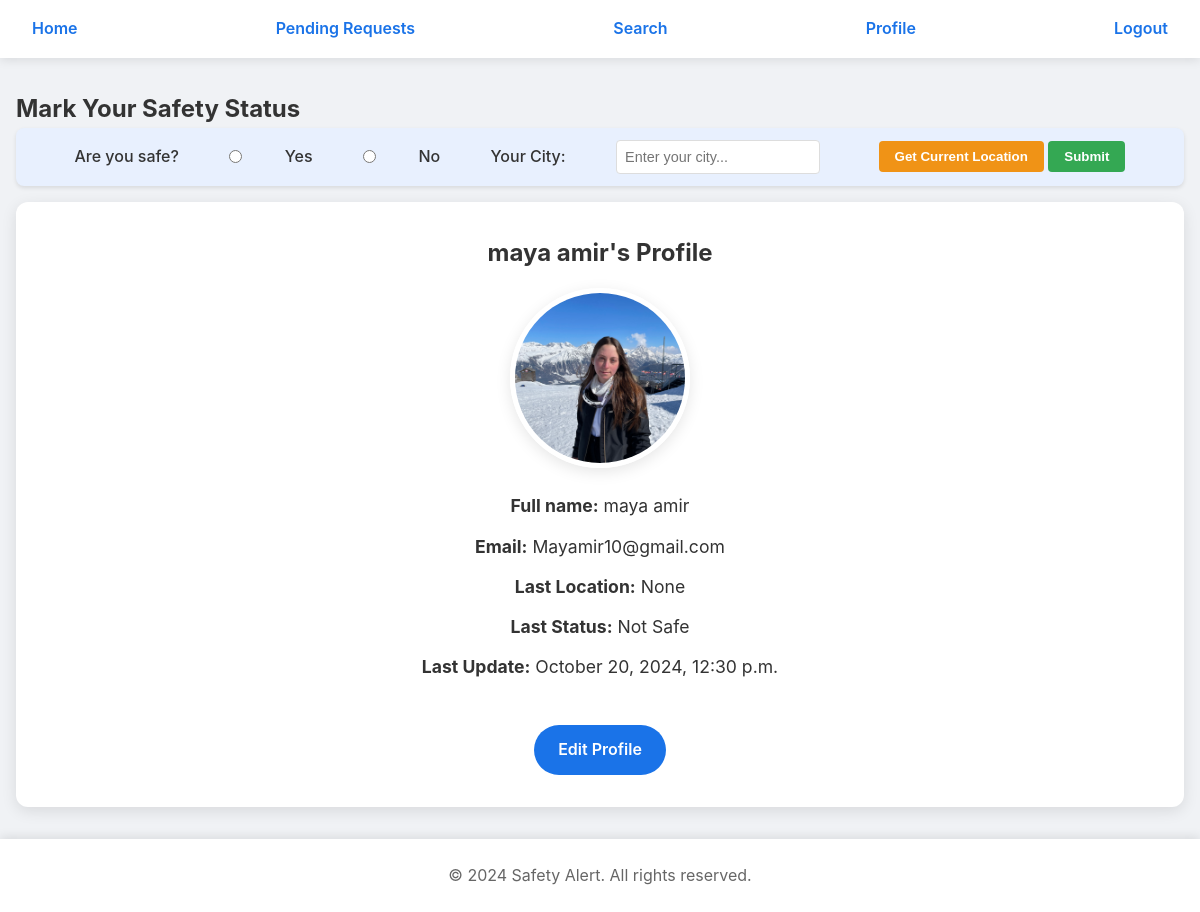
Page /profile/ (signed in) on the earlier database version.
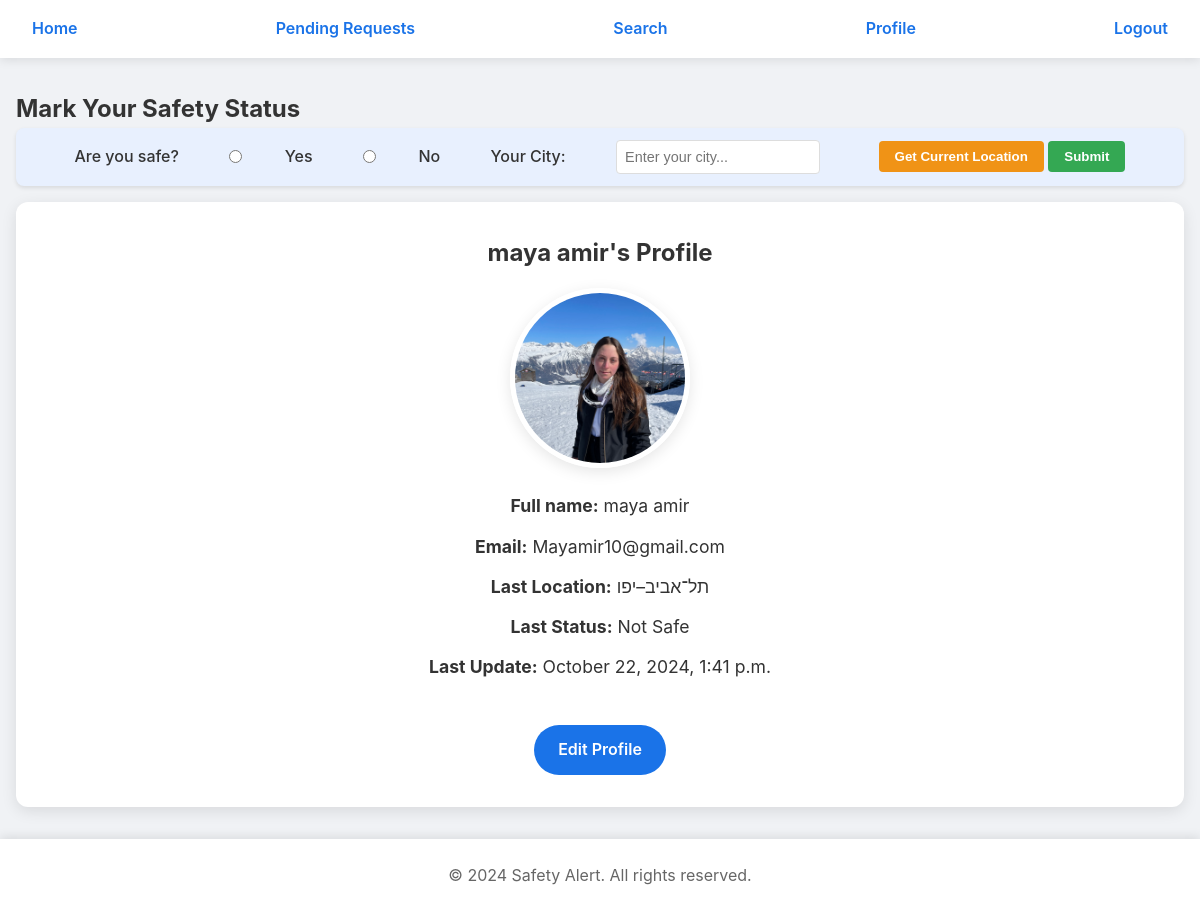
Same page on the later database version.
### safety_alert/models.py (models this page shows, shortened)
class Profile(models.Model):
    user = models.OneToOneField(User, on_delete=models.CASCADE, related_name='profile')
    first_name = models.CharField(max_length=30, blank=True, null=True)
    last_name = models.CharField(max_length=30, blank=True, null=True)
    profile_image = models.ImageField(upload_to='profile_images/', blank=True, null=True)  # Profile image field

class SafetyAlert(models.Model):
    user = models.ForeignKey(User, on_delete=models.CASCADE, related_name='safety_alerts')
    status = models.BooleanField(default=False)  # Indicates if the user is safe
    user_location = models.CharField(max_length=255, blank=True, null=True)
    location = models.CharField(max_length=255, blank=True, null=True)  # User's location information
    latitude = models.FloatField(blank=True, null=True, default=0)
    longitude = models.FloatField(blank=True, null=True, default=0)
    city = models.CharField(max_length=100, blank=True, null=True)  # City name
    last_updated = models.DateTimeField(auto_now=True)  # Automatically updates to current time on save

### safety_alert/views.py (the view)
# urls.py: path('profile/', views.profile_view, name='profile'),
@login_required
def profile_view(request):
    latest_alert = SafetyAlert.objects.filter(user=request.user).order_by('-last_updated').first()
    return render(request, 'profile.html', {
        'user': request.user,
        'latest_alert': latest_alert,
        'status': ('Safe' if latest_alert.status == 'true' else 'Not Safe') if latest_alert else None,
        'city': latest_alert.city if latest_alert else None,
    })

### safety_alert/templates/profile.html (shortened to what this page needs)
{% extends 'base.html' %}
{% block content %}
<div class="card profile-card">
    <h2 class="mb-2">{{ user.first_name }} {{ user.last_name }}'s Profile</h2>
    {% if user.profile.profile_image %}
        <img src="{{ user.profile.profile_image.url }}" alt="Profile Image" class="profile-image" />
    {% else %}
        <div class="profile-image" style="background-color: #ccc; display: flex; align-items: center; justify-content: center;">
            <span style="font-size: 3rem; color: #fff;">{{ user.username|first|upper }}</span>
        </div>
    {% endif %}
    <div class="profile-info">
        <p><strong>Full name:</strong> {{ user.first_name }} {{ user.last_name }}</p>
        <p><strong>Email:</strong> {{ user.email }}</p>
        <p><strong>Last Location:</strong> {{ city }}</p>
        <p><strong>Last Status:</strong> {{ status }}</p>
        <p><strong>Last Update:</strong>
            {% if latest_alert %}
                {{ latest_alert.last_updated|date:"F j, Y, g:i a" }}
            {% else %}
                Not marked yet
            {% endif %}
        </p>
    </div>
    <a href="{% url 'edit_profile' %}" class="edit-profile-btn">Edit Profile</a>
</div>
{% endblock %}

### safety_alert/templates/base.html (shortened to what this page needs)
<!DOCTYPE html>
<html lang="en">
<head>
    {% load static %}
    <link rel="stylesheet" href="{% static 'css/styles.css' %}">
</head>
<body>
    <header>
        <nav role="navigation" aria-label="Main Navigation">
            <ul>
                <li><a href="{% url 'home' %}">Home</a></li>
                {% if user.is_authenticated %}
                <li><a href="{% url 'pending_friend_requests' %}">Pending Requests</a></li>
                <li><a href="{% url 'search_users' %}">Search</a></li>
                <li><a href="{% url 'profile' %}">Profile</a></li>
                <li><a href="{% url 'logout' %}" onclick="event.preventDefault(); document.getElementById('logout-form').submit();">Logout</a></li>
                {% else %}
                <li><a href="{% url 'login' %}">Login</a></li>
                <li><a href="{% url 'signup' %}">Sign Up</a></li>
                {% endif %}
            </ul>
        </nav>
    </header>
    <main>
        {% if user.is_authenticated %}
        <h2>Mark Your Safety Status</h2>
        <form id="safety-status-form" method="post" action="{% url 'update_safety_status' %}" class="safety-status-form">
            <label for="is_safe">Are you safe?</label>
            <input type="radio" id="safe-yes" name="status" value="true" required>
            <label for="safe-yes" class="toggle-option">Yes</label>
            <input type="radio" id="safe-no" name="status" value="false" required>
            <label for="safe-no" class="toggle-option">No</label>
            <label for="city">Your City:</label>
            <input type="text" name="city" id="city" placeholder="Enter your city..." required>
            <div class="button-group">
                <button type="button" class="btn-primary" onclick="getLocation()">Get Current Location</button>
                <button type="submit" class="btn-primary">Submit</button>
            </div>
        </form>
        {% endif %}
    {% block content %}
    {% endblock %}
    </main>
    <footer>
        <p>&copy; 2024 Safety Alert. All rights reserved.</p>
    </footer>
</body>
</html>

### safety_alert/static/css/styles.css (style rules this page uses)
* { margin: 0; padding: 0; box-sizing: border-box; }
body { font-family: 'Inter', sans-serif; line-height: 1.6; color: #333; background-color: #f0f2f5; }
header { background-color: #ffffff; box-shadow: 0 2px 10px rgba(0, 0, 0, 0.1); position: sticky; top: 0; z-index: 1000; }
nav { max-width: 1200px; margin: 0 auto; padding: 1rem; }
nav ul { list-style-type: none; display: flex; justify-content: space-between; align-items: center; }
nav ul li a { color: #1a73e8; text-decoration: none; font-weight: 600; padding: 0.5rem 1rem; border-radius: 20px; transition: all 0.3s ease; }
main { max-width: 1200px; margin: 2rem auto; padding: 0 1rem; }
footer { background-color: #ffffff; color: #666; text-align: center; padding: 1.5rem 0; box-shadow: 0 -2px 10px rgba(0, 0, 0, 0.1); }
.card { background-color: #ffffff; border-radius: 12px; box-shadow: 0 4px 15px rgba(0, 0, 0, 0.1); padding: 1.5rem; margin-bottom: 1.5rem; transition: transform 0.3s ease, box-shadow 0.3s ease; }
.profile-card { display: flex; flex-direction: column; align-items: center; text-align: center; padding: 2rem; }
.profile-image { width: 180px; height: 180px; border-radius: 50%; object-fit: cover; margin-bottom: 1.5rem; border: 5px solid #ffffff; box-shadow: 0 4px 15px rgba(0, 0, 0, 0.1); }
.profile-info { margin-bottom: 2rem; }
.profile-info p { margin-bottom: 0.75rem; font-size: 1.1rem; }
.edit-profile-btn { background-color: #1a73e8; color: #ffffff; padding: 0.75rem 1.5rem; border: none; border-radius: 25px; font-weight: 600; text-decoration: none; transition: all 0.3s ease; font-size: 1rem; }
.safety-status-form { justify-content: space-evenly; display: flex; align-items: center; background-color: #e8f0fe; padding: 0.75rem 1rem; border-radius: 8px; margin-bottom: 1rem; box-shadow: 0 2px 4px rgba(0, 0, 0, 0.1); }
.safety-status-form label { margin-right: 0.5rem; font-weight: 500; color: #333; }
.safety-status-form select, .safety-status-form input[type="text"] { padding: 0.5rem; margin-right: 1rem; border: 1px solid #ddd; border-radius: 4px; font-size: 0.9rem; transition: border-color 0.3s ease, box-shadow 0.3s ease; }
.safety-status-form button[type="button"] { background-color: #f09316; color: #ffffff; padding: 0.5rem 1rem; border: none; border-radius: 4px; font-weight: 600; cursor: pointer; transition: all 0.3s ease; }
.safety-status-form button[type="submit"] { background-color: #34a853; color: #ffffff; padding: 0.5rem 1rem; border: none; border-radius: 4px; font-weight: 600; cursor: pointer; transition: all 0.3s ease; }
.mb-2 { margin-bottom: 1rem; }

Differences in the rows shown:
no longer on this page (row unchanged): SafetyAlert: last_updated "October 20, 2024, 12:30 p.m."
added SafetyAlert: city "תל־אביב–יפו", last_updated "October 22, 2024, 1:41 p.m."
Other differences:
{{ city }}: "None" → (not shown)
